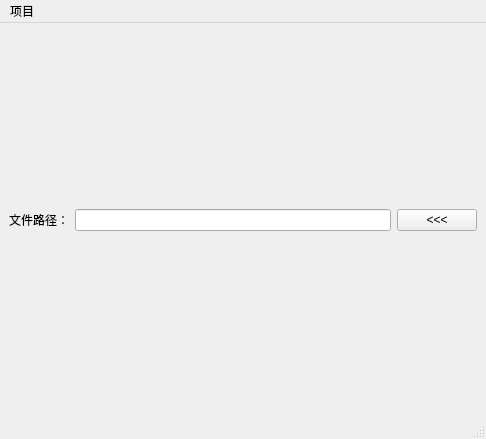
<?xml version="1.0" encoding="UTF-8"?>
<ui version="4.0">
 <class>MainWindow</class>
 <widget class="QMainWindow" name="MainWindow">
  <property name="geometry">
   <rect>
    <x>0</x>
    <y>0</y>
    <width>486</width>
    <height>439</height>
   </rect>
  </property>
  <property name="windowTitle">
   <string>MainWindow</string>
  </property>
  <widget class="QWidget" name="centralwidget">
   <layout class="QGridLayout" name="gridLayout_2">
    <item row="0" column="0">
     <layout class="QGridLayout" name="main_layer">
      <item row="0" column="0">
       <layout class="QHBoxLayout" name="horizontalLayout">
        <item>
         <widget class="QLabel" name="filepath_Lb">
          <property name="text">
           <string>文件路径：</string>
          </property>
         </widget>
        </item>
        <item>
         <widget class="QLineEdit" name="filepath_Le"/>
        </item>
        <item>
         <widget class="QPushButton" name="filepath_Btn">
          <property name="text">
           <string>&lt;&lt;&lt;</string>
          </property>
         </widget>
        </item>
       </layout>
      </item>
     </layout>
    </item>
   </layout>
  </widget>
  <widget class="QMenuBar" name="menubar">
   <property name="geometry">
    <rect>
     <x>0</x>
     <y>0</y>
     <width>486</width>
     <height>26</height>
    </rect>
   </property>
   <widget class="QMenu" name="proj_menu">
    <property name="title">
     <string>项目</string>
    </property>
    <addaction name="proj_setting_menu"/>
    <addaction name="separator"/>
    <addaction name="updataMenu"/>
    <addaction name="separator"/>
   </widget>
   <addaction name="proj_menu"/>
  </widget>
  <widget class="QStatusBar" name="statusbar"/>
  <action name="proj_setting_menu">
   <property name="text">
    <string>设置</string>
   </property>
  </action>
  <action name="actiondi">
   <property name="checkable">
    <bool>true</bool>
   </property>
   <property name="text">
    <string>低质量</string>
   </property>
  </action>
  <action name="actiongao">
   <property name="checkable">
    <bool>true</bool>
   </property>
   <property name="text">
    <string>高质量</string>
   </property>
  </action>
  <action name="updataMenu">
   <property name="text">
    <string>刷新</string>
   </property>
  </action>
 </widget>
 <resources/>
 <connections/>
</ui>
